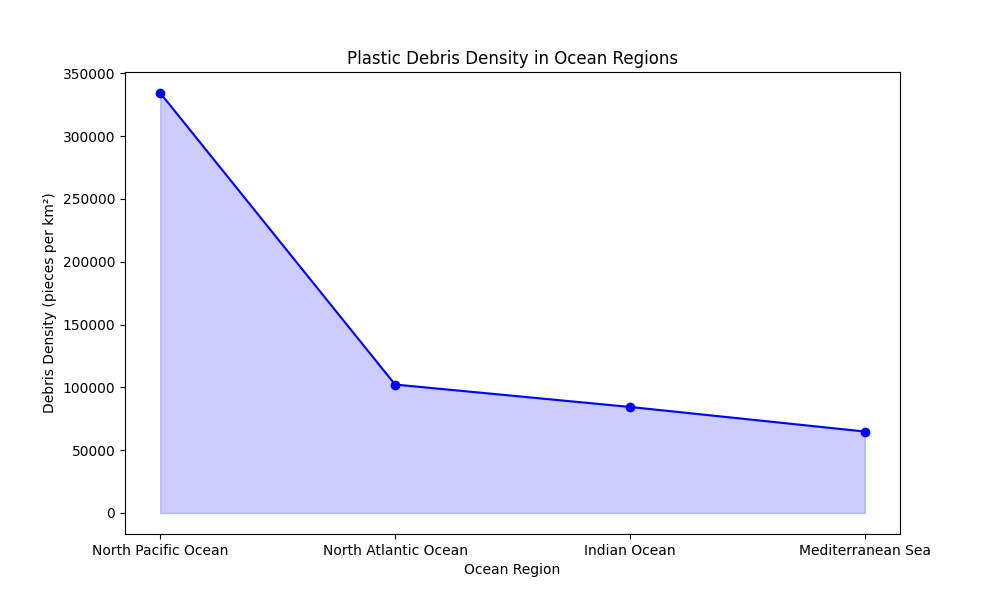

This figure's Python source:
# frequency_polygon.py
import matplotlib.pyplot as plt

# Data
debris_density_regions = ['North Pacific Ocean', 'North Atlantic Ocean', 'Indian Ocean', 'Mediterranean Sea']
debris_density = [334271, 102245, 84426, 64854]  # pieces per square kilometer

# Plot
plt.figure(figsize=(10, 6))
plt.plot(debris_density_regions, debris_density, marker='o', linestyle='-', color='b')
plt.fill_between(debris_density_regions, debris_density, alpha=0.2, color='b')
plt.title('Plastic Debris Density in Ocean Regions')
plt.xlabel('Ocean Region')
plt.ylabel('Debris Density (pieces per km²)')
plt.savefig('frequency_polygon.png')
plt.show()
